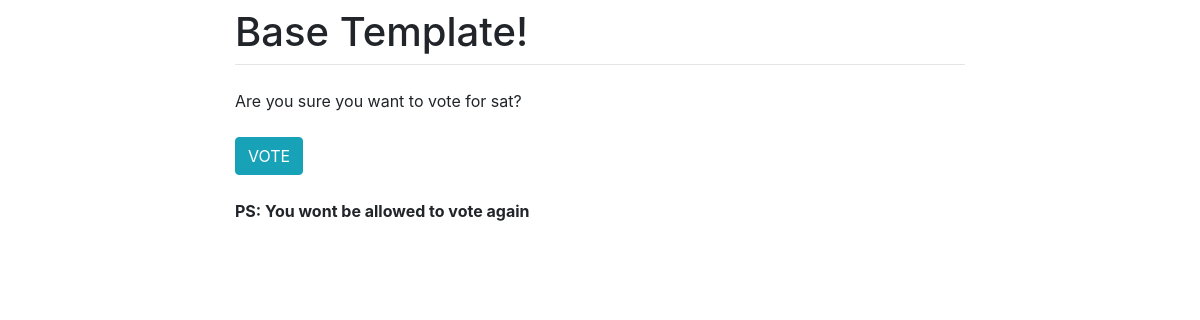
Before: /vote/1/ (signed in) with the older database file.
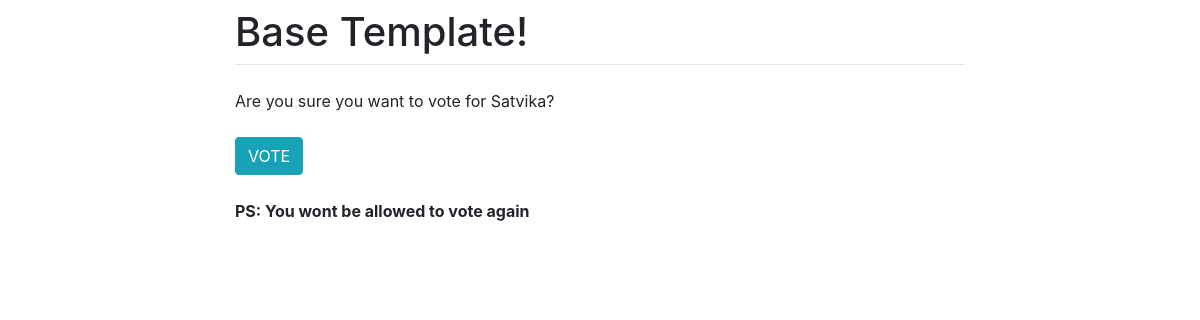
After: the same page with the newer database file.
### accounts/models.py (models this page shows, shortened)
class Person(models.Model):
    user = models.ForeignKey(Account,on_delete=models.CASCADE)
    name = models.CharField(max_length=130)
    branch = models.CharField(max_length=8, choices=DEPT_CHOICES, default='cse')
    year = models.CharField(max_length=6, choices=YEAR_CHOICES, default='1st')
    bio = models.TextField(blank=True)
    status= models.CharField(max_length=130,default="pending")
    published_date = models.DateTimeField(default=timezone.now)
    vote=models.IntegerField(default=0)

### accounts/views.py (the view)
# urls.py: url(r'^vote/(?P<pk>[0-9]+)/$', views.convote, name='convote'),
def convote(request,pk):
    form = get_object_or_404(Person, pk=pk)
    return render(request,'accounts/cvote.html', {'values1': form})

### templates/accounts/cvote.html
{% extends "base.html" %}
{% block content %}
{% if user.is_authenticated and user.is_voter %}
Are you sure you want to vote for {{values1.name}}? <br> <br>
<a href="addvote?vote=1"><button class="btn btn-info">VOTE</button> </a><br> <br>
<b>PS: You wont be allowed to vote again</b>
{% endif %}
{% endblock content %}

Changed rows visible on the page:
changed Person: name "sat" → "Satvika"
